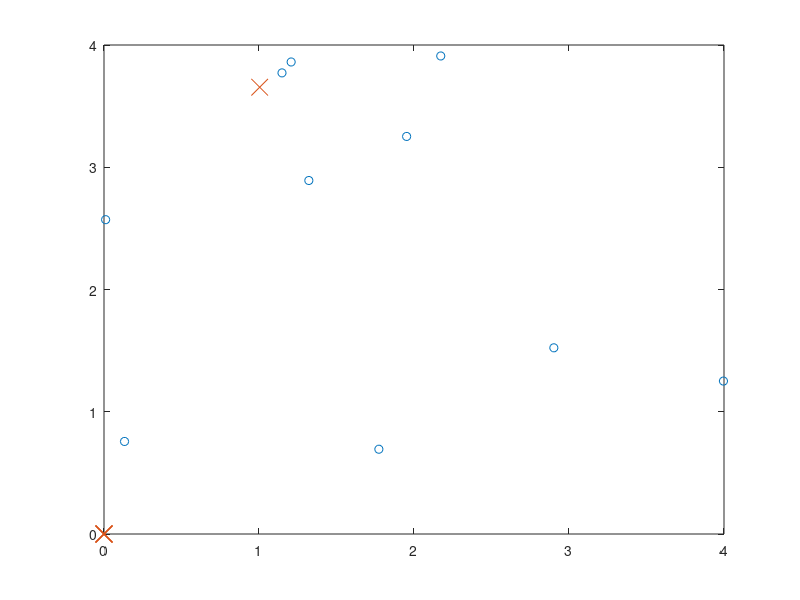

MATLAB code to generate this figure:
% Interacción. Simular una interaccion cuando dos o mas particulas de la 
% matriz se encuentran cercanas entre si y ocurre una interaccion.
% Se introduce la variable C (carga aleatoria de particulas).

clear
clc
l = 4;
umbral = 0.5;
n = 10; % Numero de particulas.
d = 2; % Numero de dimensiones.
t = 30; % Numero de pasos.
vel = 0.5; % Valor maximo de paso dimensional permitido.
pos = unifrnd(0, l, n, d);
tam = 20 * ones(1, n); % Vector de tamaño para n particulas.
nmax = 100; % Maximo numero de particulas que pueden existir.
charges = unifrnd(-1,1,n,1)

for paso = 1:t 
  pos += unifrnd(-vel, vel, n, d);
  for i = 1 : n 
    for j = 1 : d 
      if pos(i, j) < 0
        pos(i, j) = abs(pos(i, j));
      elseif pos(i, j) > l
        pos(i, j) = 2 * l - pos(i, j);
      endif
    endfor
  endfor    
  pos
  plot(pos(:, 1), pos(:, 2), 'o', 'markersize', 6); 
  axis([0 l 0 l]);
  pause(0.8);
  choque = [];
  contador = 0;
  sig = n + 1;
  for i = 1 : n-1
    for j = (i + 1) : n
      da = (pos(i, :) - pos(j, :)).^2;
      de = sqrt(sum(da))
      distance = sqrt(da);
      theta = atand( distance(2) / distance(1));
      if de < umbral
        fi = (charges(i) - charges(j))^2 / de^2
        fx = fi * cosd(theta);
        fy = fi * sind(theta);
        disx = sqrt((charges(i) - charges(j))^2 / fx);
        disy = sqrt((charges(i) - charges(j))^2 / fy);
        dis = [disx , disy]
          if charges(i) > 0 
            ci = 1;
          elseif
            ci = 0;
          endif
          if charges(j) > 0
            cj = 1;
          elseif
            cj = 0;
          endif
          if ci = cj
            choque(j,:) = pos(j,:) + dis
          elseif
            choque(j,:) = pos(j,:) - dis
          endif  
          contador++
      endif  
    endfor
  endfor
  if contador > 0
    hold on;
    plot(choque(:, 1), choque(:, 2), 'x', 'markersize', 12)
    axis([0 l 0 l]);
    pause(0.5);
    hold off;
  endif
  n = sig - 1
  avg = mean(tam)
  total = sum(tam)
  menor = min(tam)
  mayor = max(tam)
  if n >= nmax
    n
    paso
    break;
  endif
endfor
   
   